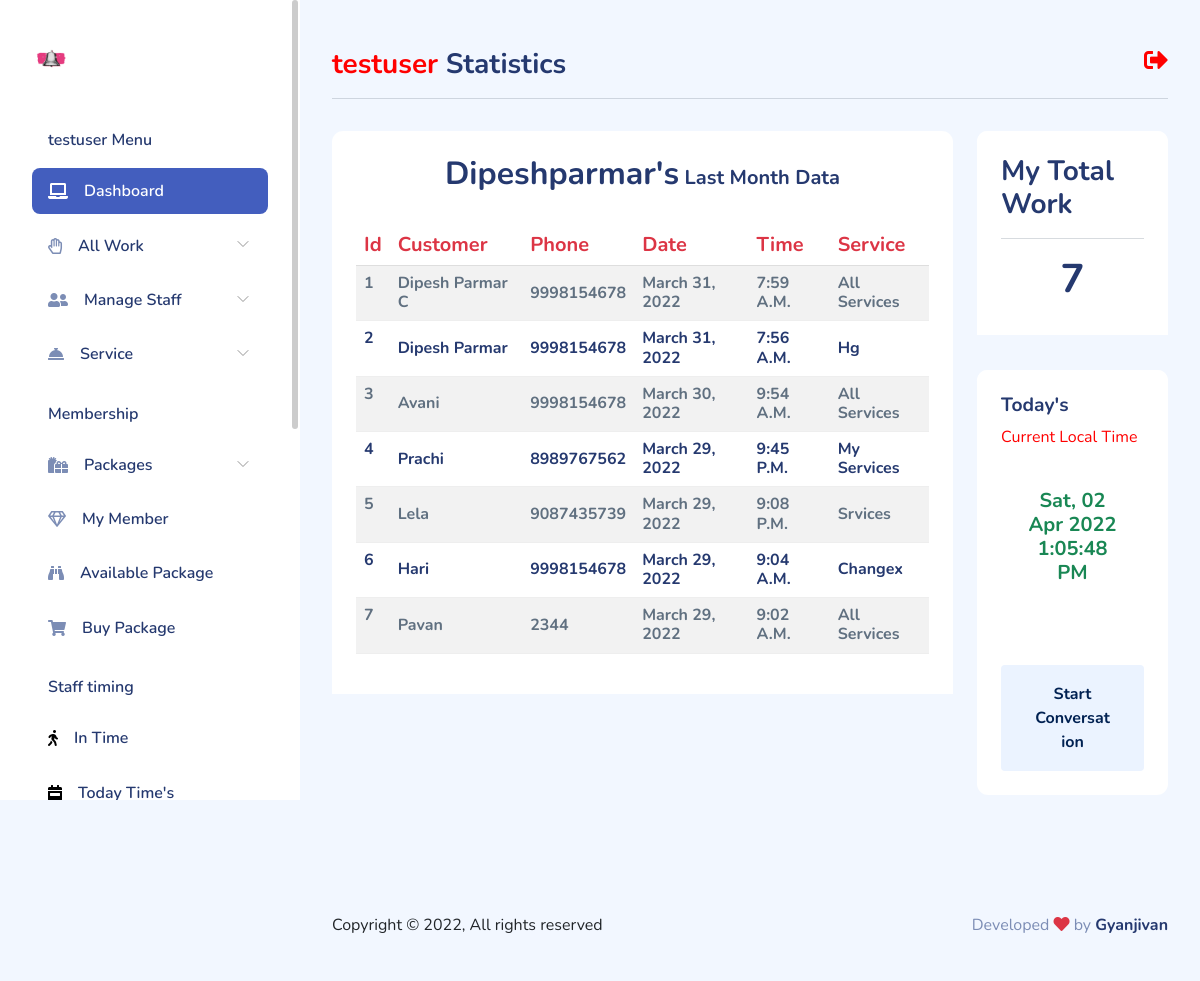
The app's page /client/last-month-work/Dipeshparmar/ (signed in) with its own data.
### client/models.py (models this page shows, shortened)
class Staff(models.Model):
    user = models.ForeignKey(
        User, on_delete=models.CASCADE, null=True, blank=True)
    profile = models.ImageField(upload_to='staff/')
    name = models.CharField(max_length=100)
    phone = models.PositiveIntegerField()
    email = models.EmailField(max_length=100, null=True, blank=True)
    service = models.CharField(max_length=100, null=True, blank=True)
    fdate = models.DateTimeField(auto_now_add=True)

class Appointment_data(models.Model):
    user = models.ForeignKey(
        User, on_delete=models.CASCADE, null=True, blank=True)
    uniq = models.CharField(max_length=100, null=True, blank=True)
    customer = models.CharField(max_length=100)
    phone = models.PositiveBigIntegerField()
    datex = models.DateField(max_length=100)
    timex = models.TimeField()
    service = models.CharField(max_length=100, null=True, blank=True)
    staff = models.ForeignKey(
        Staff, on_delete=models.CASCADE, null=True, blank=True)
    fdate = models.DateTimeField(auto_now_add=True)

### client/views.py (the view)
@user_passes_test(lambda u: u.is_authenticated, login_url='/')
def last_month_data(request, ssname):
    last_day_of_prev_month = date.today().replace(day=1) - timedelta(days=1)
    start_day_of_prev_month = date.today().replace(
        day=1) - timedelta(days=last_day_of_prev_month.day)
    print("First day of prev month:", start_day_of_prev_month)
    print("Last day of prev month:", last_day_of_prev_month)
    try:
        ssfff = Staff.objects.get(Q(user=request.user) & Q(name=ssname))
    except ObjectDoesNotExist:
        return HttpResponseNotFound('<h1 style="color:red;">Your Data Not Found By Object Not Found</h1>')
    except MultipleObjectsReturned:
        return HttpResponseNotFound('<h1 style="color:red;">Your Data Not Found By Multiple Object Return</h1>')
    data = Appointment_data.objects.filter(Q(user=request.user) & Q(staff=ssfff) & Q(
        datex__range=(start_day_of_prev_month, last_day_of_prev_month))).order_by('id').reverse()
    mcnt = Appointment_data.objects.filter(Q(user=request.user) & Q(staff=ssfff) & Q(
        datex__range=(start_day_of_prev_month, last_day_of_prev_month))).count()
    print(data.query)
    return render(request, 'client/lastm.html', {'data': data, 'name': ssname, 'mcnt': mcnt})

### client/templates/client/lastm.html (shortened to what this page needs)
{% extends "client/layout.html" %}
{% load static %}
{% block side_little %}
<div class="card-header">
    <h3 class="text-capitalize">my total work</h3> <hr>
    <h1 class="text-center">
        {{mcnt}}
    </h1>
</div>
{% endblock side_little %}
{% block table %}
    <div class="text-center mt-4 h5 mb-2"><span class="font-bold h2">{{name}}'s</span> Last Month Data</div>
    <div class="card-header">
        <table class="table table-striped table-hover h5 text-danger">
            <thead class="thead-dark">
              <tr>
                <th scope="col">Id</th>
                <th scope="col">Customer</th>
                <th scope="col">Phone</th>
                <th scope="col">Date</th>
                <th scope="col">Time</th>
                <th scope="col">Service</th>
              </tr>
            </thead>
            <tbody>
                {% if data %}
                    {% for dt in data %}
                        <tr class="text-capitalize h6">
                        <th scope="row">{{forloop.counter}}</th>
                        <td>{{dt.customer}}</td>
                        <td>{{dt.phone}}</td>
                        <td>{{dt.datex}}</td>
                        <td>{{dt.timex}}</td>
                        <td>{{dt.service}}</td>
                    </tr>
                    {% endfor %}
                {% else %}
                <center>
                    <img src="{% static 'client/img/product-list.png' %}" class="img-fluid" alt="data not found" srcset="">
                    <h2 class="text-danger text-center">Data Not Existing...!</h2>
                  </center>
                {% endif %}
            </tbody>
          </table>
    </div>
{% endblock table %}
{% block cardfeatur %}
<div class="card-header">
    <h4>Today's</h4><span><marquee style="color:red;">Current Local Time</marquee> </span>
</div>
<div class="px-4 pb-4">
    <div class="card-content pb-4">
        <div class="recent-message d-flex px-4 py-3">
            <span class="text-center text-success font-weight-bold h5">
                {% now "D, d M Y" %}
                <p id="demo"></p>
            </span>
        </div>
    </div>
    <button class='btn btn-block btn-xl btn-light-primary font-bold mt-3'>Start
        Conversation</button>
</div>
{% endblock cardfeatur %}

### client/templates/client/layout.html (shortened to what this page needs)
{% load static %}
<!DOCTYPE html>
<html lang="en">
<head>
    <link rel="stylesheet" href="https://use.fontawesome.com/releases/v5.11.2/css/all.css">
    <link rel="stylesheet" href="{% static 'client/css/bootstrap.css' %}">
    <link rel="stylesheet" href="{% static 'client/css/bold.css' %}">
    <link rel="stylesheet" href="{% static 'client/css/perfect-scrollbar.css' %}">
    <link rel="stylesheet" href="{% static 'client/css/bootstrap-icons.css' %}">
    <link rel="stylesheet" href="{% static 'client/css/app.css' %}">
</head>
<body>
    <div id="app">
        <div id="sidebar" class="active">
            <div class="sidebar-wrapper active">
    <div class="sidebar-header">
        <div class="d-flex justify-content-between">
            <div class="logo">
                <a href="index.html"><img src="{% static 'client/img/bell.png' %}"  class="img-fluid"  alt="Logo" srcset=""></a>
            </div>
        </div>
    </div>
    <div class="sidebar-menu">
        <ul class="menu">
            <li class="sidebar-title">{{request.user}} Menu</li>
            <li
                class="sidebar-item active ">
                <a href="{% url 'client' %}" class='sidebar-link'>
                    <i class="fas fa-laptop"></i>
                    <span>Dashboard</span>
                </a>
            </li>
            <li
                class="sidebar-item  has-sub">
                <a href="#" class='sidebar-link'>
                    <i class="far fa-hand-paper"></i>
                    <span>All Work</span>
                </a>
            </li>
            <li
                class="sidebar-item  has-sub">
                <a href="#" class='sidebar-link'>
                    <i class="fas fa-user-friends"></i>
                    <span>Manage Staff</span>
                </a>
            </li>
            <li
                class="sidebar-item  has-sub">
                <a href="#" class='sidebar-link'>
                    <i class="fas fa-concierge-bell" style=""></i>
                    <span>Service</span>
                </a>
            </li>
            <li class="sidebar-title">Membership</li>
            <li
                class="sidebar-item  has-sub">
                <a href="#" class='sidebar-link'>
                    <i class="fas fa-gifts"></i>
                    <span>Packages</span>
                </a>
            </li>
            <li
            class="sidebar-item  ">
            <a href="{% url 'paid_mem' %}" class='sidebar-link'>
                <i class="far fa-gem"></i>
                <span>My Member</span>
            </a>
            </li>
            <li
            class="sidebar-item  ">
            <a href="{% url 'avail' %}" class='sidebar-link'>
                <i class="fas fa-binoculars"></i>
                <span>Available Package</span>
            </a>
            </li>
            <li
                class="sidebar-item  ">
                <a href="{% url 'buy_pack' %}" class='sidebar-link'>
                    <i class="fas fa-shopping-cart"></i>
                    <span>  Buy Package</span>
                </a>
            </li>
            <li class="sidebar-title">Staff timing</li>
            <li
                class="sidebar-item  ">
                <a href="{% url 'timing' %}" class='sidebar-link'>
                    <i class="fas fa-walking" style="color:black;"></i>
                    <span>In Time</span>
                </a>
            </li>
            <li
                class="sidebar-item   ">
                <a href="{% url 'totime' %}" class='sidebar-link'>
                    <i class="fas fa-calendar-week" style="color:black;"></i>
                    <span>Today Time's</span>
                </a>
            </li>
        </ul>
    </div>
</div>
        </div>
        <div id="main">
<div class="page-heading">
    <div class="float-end">
        <a href="{% url 'logoutv' %}"  ><i class="fas fa-sign-out-alt" style="font-size:24px; color:red;"></i></a>
    </div>
    <h3> <span style="color:red;">{{request.user}}</span> Statistics</h3>
    <hr>
</div>
<div class="page-content">
    <section class="row">
        <div class="col-12 col-lg-9">
            <div class="row">
                <div class="col-12">
                    <div class="card">
                        {% block table %}{% endblock table %}
                    </div>
                </div>
            </div>
            <div class="row">
                <div class="col-12 col-xl-4">
                </div>
                <div class="col-12 col-xl-8">
                </div>
            </div>
        </div>
        <div class="col-12 col-lg-3">
            <div class="card">
                {% block side_little %}{% endblock side_little %}
            </div>
            <div class="card">
                {% block cardfeatur %}{% endblock cardfeatur %}
            </div>
            </div>
        </section>
    </div>
            <footer class="black">
                <div class="footer clearfix mb-0 text-muted">
                    <div class="float-start text-dark">
                        <p>Copyright  &copy; {% now 'Y' %},   All rights reserved</p>
                    </div>
                    <div class="float-end">
                        <p>Developed <span class="text-danger"><i class="fas fa-heart"></i></span> by <a
                                href="" class="h6">Gyanjivan</a></p>
                    </div>
                </div>
            </footer>
        </div>
    </div>
</body>
</html>

### client/static/client/css/perfect-scrollbar.css (style rules this page uses)
.ps { overflow: hidden !important; overflow-anchor: none; -ms-overflow-style: none; touch-action: auto; -ms-touch-action: auto; }

### client/static/client/css/app.css (style rules this page uses)
.btn.btn-light-primary { background-color:#ebf3ff;color:#002152 }
.btn-block { width:100% }
.card { border:none;margin-bottom:2.2rem }
.card .card-header { border:none }
.card .card-header h4 { font-size:1.2rem;font-weight:700 }
.card .card-content { position:relative }
#sidebar.active .sidebar-wrapper { left:0 }
.sidebar-wrapper { background-color:#fff;bottom:0;height:100vh;overflow-y:auto;position:fixed;top:0;transition:left .5s ease-out;width:300px;z-index:10 }
.sidebar-wrapper .sidebar-header { font-size:2rem;font-weight:700;padding:2rem 2rem 1rem }
.sidebar-wrapper .sidebar-header img { height:1.2rem }
.sidebar-wrapper .menu { font-weight:600;margin-top:2rem;padding:0 2rem }
.sidebar-wrapper .menu .sidebar-title { color:#25396f;font-size:1rem;font-weight:600;list-style:none;margin:1.5rem 0 1rem;padding:0 1rem }
.sidebar-wrapper .menu .sidebar-link { align-items:center;border-radius:.5rem;color:#25396f;display:block;display:flex;font-size:1rem;padding:.7rem 1rem;text-decoration:none;transition:all .5s }
.sidebar-wrapper .menu .sidebar-link i,.sidebar-wrapper .menu .sidebar-link svg { color:#7c8db5 }
.sidebar-wrapper .menu .sidebar-link span { margin-left:1rem }
.sidebar-wrapper .menu .sidebar-item { list-style:none;margin-top:.5rem;position:relative }
.sidebar-wrapper .menu .sidebar-item.has-sub .sidebar-link:after { color:#ccc;display:block;position:absolute;right:15px;top:12px }
.sidebar-wrapper .menu .sidebar-item.active>.sidebar-link { background-color:#435ebe }
.sidebar-wrapper .menu .sidebar-item.active>.sidebar-link span { color:#fff }
.sidebar-wrapper .menu .sidebar-item.active>.sidebar-link i,.sidebar-wrapper .menu .sidebar-item.active>.sidebar-link svg { fill:#fff;color:#fff }
.dataTable-table td,.dataTable-table thead th,.table td,.table thead th { vertical-align:middle }
.dataTable-table:not(.table-borderless) thead th,.table:not(.table-borderless) thead th { border-bottom:1px solid #dedede!important }
#main { margin-left:300px;padding:2rem }
.page-heading { margin:0 0 2rem }
.page-heading h3 { font-weight:700 }
a { text-decoration:none }
.font-bold { font-weight:700 }
.btn-xl { padding:1rem 2rem }

### records on screen
Staff: name "Dipeshparmar"
Appointment_data: customer "Dipesh Parmar C", phone "9998154678", datex "March 31, 2022", timex "7:59 A.m.", service "All Services"
Appointment_data: customer "Dipesh Parmar", phone "9998154678", datex "March 31, 2022", timex "7:56 A.m.", service "Hg"
Appointment_data: customer "Avani", phone "9998154678", datex "March 30, 2022", timex "9:54 A.m.", service "All Services"
Appointment_data: customer "Prachi", phone "8989767562", datex "March 29, 2022", timex "9:45 P.m.", service "My Services"
Appointment_data: customer "Lela", phone "9087435739", datex "March 29, 2022", timex "9:08 P.m.", service "Srvices"
Appointment_data: customer "Hari", phone "9998154678", datex "March 29, 2022", timex "9:04 A.m.", service "Changex"
Appointment_data: customer "Pavan", phone "2344", datex "March 29, 2022", timex "9:02 A.m.", service "All Services"

### other values on screen
{{ request.user }} "testuser"
{{ mcnt }} "7"
